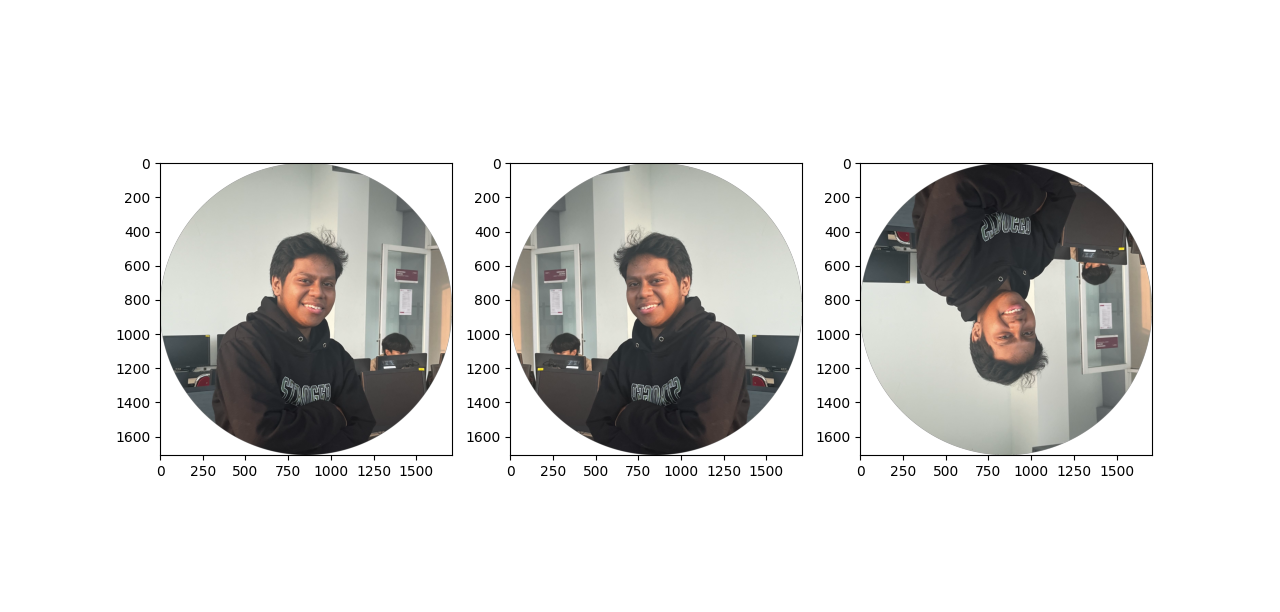

Python code for this plot:
import numpy as np
import imageio as img
import matplotlib.pyplot as plt

path = 'C://LupusKae//image.png'
image = img.imread(path)

height, width = image.shape[:2]
horizontal = np.zeros_like(image)
vertical = np.zeros_like(image)

for y in range(height):
    for x in range(width):
        horizontal[y, x] = image[y, width - 1 - x]
        
for y in range(height):
    for x in range(width):
        vertical[y,x] = image[height - 1 - y,x]

plt.figure(figsize=(10, 5))
plt.subplot(1, 3, 1)
plt.imshow(image)
plt.subplot(1, 3, 2)
plt.imshow(horizontal)
plt.subplot(1, 3, 3)
plt.imshow(vertical)
plt.show()
